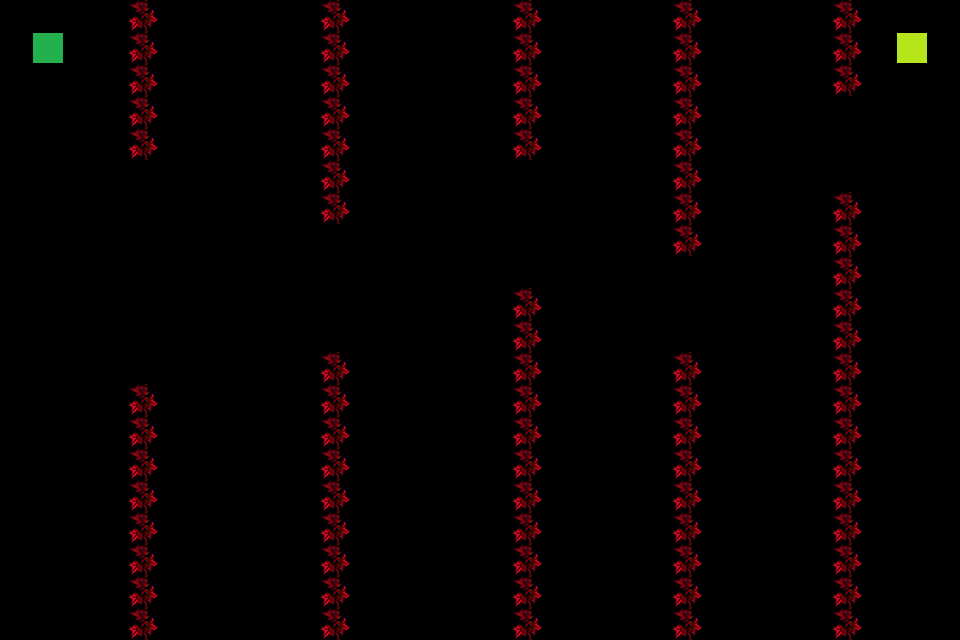

A 2D game scene composited from a Tiled map and its tileset images. What follows is a short description and the map's XML, with every tile layer's data as written:
An orthogonal 30x20 tile map with 32x32 px tiles, 1 tile layer (Warstwa Kafelków 1).

<map version="1.2" tiledversion="1.2.4" orientation="orthogonal" renderorder="left-up" width="30" height="20" tilewidth="32" tileheight="32" infinite="0" nextlayerid="2" nextobjectid="1">
 <tileset firstgid="1" source="predefined.tsx" />
 <layer id="1" name="Warstwa Kafelków 1" width="30" height="20">
  <data encoding="csv">
0,0,0,0,3,0,0,0,0,0,3,0,0,0,0,0,3,0,0,0,0,3,0,0,0,0,3,0,0,0,
0,1,0,0,3,0,0,0,0,0,3,0,0,0,0,0,3,0,0,0,0,3,0,0,0,0,3,0,2,0,
0,0,0,0,3,0,0,0,0,0,3,0,0,0,0,0,3,0,0,0,0,3,0,0,0,0,3,0,0,0,
0,0,0,0,3,0,0,0,0,0,3,0,0,0,0,0,3,0,0,0,0,3,0,0,0,0,0,0,0,0,
0,0,0,0,3,0,0,0,0,0,3,0,0,0,0,0,3,0,0,0,0,3,0,0,0,0,0,0,0,0,
0,0,0,0,0,0,0,0,0,0,3,0,0,0,0,0,0,0,0,0,0,3,0,0,0,0,0,0,0,0,
0,0,0,0,0,0,0,0,0,0,3,0,0,0,0,0,0,0,0,0,0,3,0,0,0,0,3,0,0,0,
0,0,0,0,0,0,0,0,0,0,0,0,0,0,0,0,0,0,0,0,0,3,0,0,0,0,3,0,0,0,
0,0,0,0,0,0,0,0,0,0,0,0,0,0,0,0,0,0,0,0,0,0,0,0,0,0,3,0,0,0,
0,0,0,0,0,0,0,0,0,0,0,0,0,0,0,0,3,0,0,0,0,0,0,0,0,0,3,0,0,0,
0,0,0,0,0,0,0,0,0,0,0,0,0,0,0,0,3,0,0,0,0,0,0,0,0,0,3,0,0,0,
0,0,0,0,0,0,0,0,0,0,3,0,0,0,0,0,3,0,0,0,0,3,0,0,0,0,3,0,0,0,
0,0,0,0,3,0,0,0,0,0,3,0,0,0,0,0,3,0,0,0,0,3,0,0,0,0,3,0,0,0,
0,0,0,0,3,0,0,0,0,0,3,0,0,0,0,0,3,0,0,0,0,3,0,0,0,0,3,0,0,0,
0,0,0,0,3,0,0,0,0,0,3,0,0,0,0,0,3,0,0,0,0,3,0,0,0,0,3,0,0,0,
0,0,0,0,3,0,0,0,0,0,3,0,0,0,0,0,3,0,0,0,0,3,0,0,0,0,3,0,0,0,
0,0,0,0,3,0,0,0,0,0,3,0,0,0,0,0,3,0,0,0,0,3,0,0,0,0,3,0,0,0,
0,0,0,0,3,0,0,0,0,0,3,0,0,0,0,0,3,0,0,0,0,3,0,0,0,0,3,0,0,0,
0,0,0,0,3,0,0,0,0,0,3,0,0,0,0,0,3,0,0,0,0,3,0,0,0,0,3,0,0,0,
0,0,0,0,3,0,0,0,0,0,3,0,0,0,0,0,3,0,0,0,0,3,0,0,0,0,3,0,0,0
</data>
 </layer>
</map>